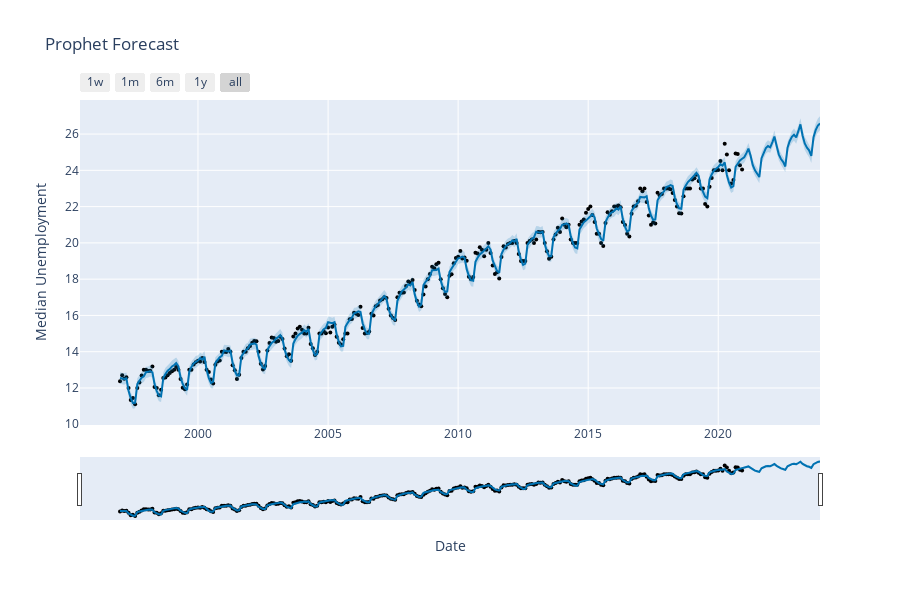

The notebook cell this image was saved under:
### Markdown cell above
# Visualizations

### Code cell
# Generate plot
fig = plot_plotly(model, forecast)

# Add labels and title
fig.update_layout(
    title="Prophet Forecast",                 
    xaxis_title="Date",                       
    yaxis_title="Median Unemployment",        
    legend_title="Legend",                   
    font=dict(size=12),                       
)

# Show plot
fig.show()

### Figure 1 — Plotly figure (JSON) as saved in the notebook; plotly's stock layout.template omitted (floating-point values rounded to 4 significant figures; data arrays with more than 128 entries replaced by an {"elided": "..."} marker saying what was removed)
{"data": [{"marker": {"color": "black", "size": 4}, "mode": "markers", "name": "Actual", "type": "scatter", "x": {"elided": "288 str values"}, "y": {"elided": "288 float values"}}, {"hoverinfo": "skip", "line": {"width": 0}, "mode": "lines", "type": "scatter", "x": {"elided": "324 str values"}, "y": {"elided": "324 float values"}}, {"fill": "tonexty", "fillcolor": "rgba(0, 114, 178, 0.2)", "line": {"color": "#0072B2", "width": 2}, "mode": "lines", "name": "Predicted", "type": "scatter", "x": {"elided": "324 str values"}, "y": {"elided": "324 float values"}}, {"fill": "tonexty", "fillcolor": "rgba(0, 114, 178, 0.2)", "hoverinfo": "skip", "line": {"width": 0}, "mode": "lines", "type": "scatter", "x": {"elided": "324 str values"}, "y": {"elided": "324 float values"}}], "layout": {"font": {"size": 12}, "height": 600, "legend": {"title": {"text": "Legend"}}, "showlegend": false, "title": {"text": "Prophet Forecast"}, "width": 900, "xaxis": {"rangeselector": {"buttons": [{"count": 7, "label": "1w", "step": "day", "stepmode": "backward"}, {"count": 1, "label": "1m", "step": "month", "stepmode": "backward"}, {"count": 6, "label": "6m", "step": "month", "stepmode": "backward"}, {"count": 1, "label": "1y", "step": "year", "stepmode": "backward"}, {"step": "all"}]}, "rangeslider": {"visible": true}, "title": {"text": "Date"}, "type": "date"}, "yaxis": {"title": {"text": "Median Unemployment"}}}}
